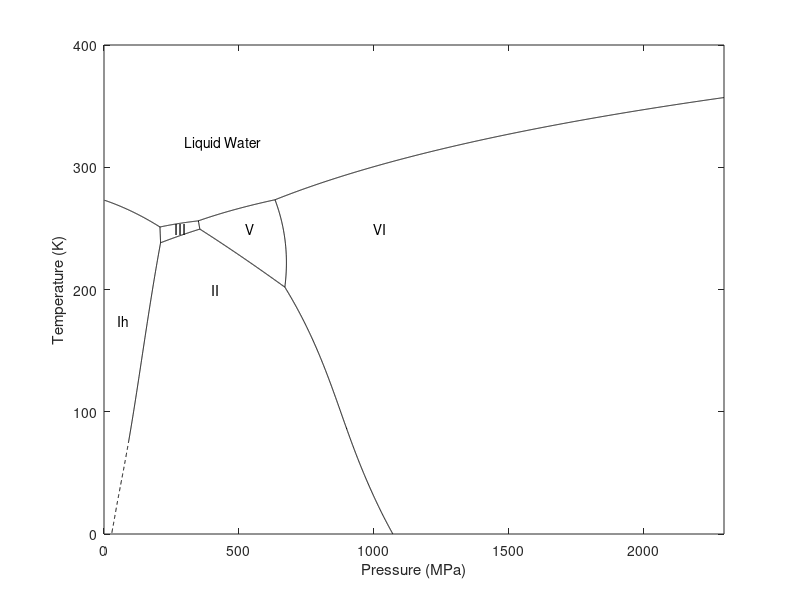

The MATLAB script that drew this image:
function SF_WPD
%Clinton & Journaux, 2020 
    %This function generates the SeaFreeze Water Phase Diagram. It is calculated
    %by minimizing the differences of Gibbs energy and taking a zero contour. To call the diagram, type:
    %SF_WPD.
    %The data is saved to reduce computing time. See SF_PhaseLines.m for data
    %calculations. 
%Data stored in SeaFreeze WPD.mat
load('WPD','-mat', 'Solid_Solid', 'Melt_Line') 

%Plot Data 
plot(Melt_Line.TP_Ih_water1(2,:),Melt_Line.TP_Ih_water1(1,:),'k-')
hold on
plot(Solid_Solid.TP_Ih_II(2,1:209), Solid_Solid.TP_Ih_II(1,1:209), 'k--');
hold on
plot(Solid_Solid.TP_Ih_II(2,209:656), Solid_Solid.TP_Ih_II(1,209:656),'k-');
hold on
plot(Solid_Solid.TP_Ih_III(2,:), Solid_Solid.TP_Ih_III(1,:),'k-');
hold on
plot(Solid_Solid.TP_II_III(2,:), Solid_Solid.TP_II_III(1,:),'k-');
hold on
plot(Solid_Solid.TP_II_V(2,:), Solid_Solid.TP_II_V(1,:),'k-');
hold on
plot(Solid_Solid.TP_II_VI(2,:), Solid_Solid.TP_II_VI(1,:),'k-');
hold on
plot(Solid_Solid.TP_III_V(2,1:19), Solid_Solid.TP_III_V(1,:),'k-');
hold on
plot(Melt_Line.TP_III_water1(2,:), Melt_Line.TP_III_water1(1,:),'k-');
hold on
plot(Melt_Line.TP_V_water1(2,:), Melt_Line.TP_V_water1(1,:),'k-');
hold on
plot(Melt_Line.TP_VI_water1(2,:), Melt_Line.TP_VI_water1(1,:),'k-');
hold on
plot(Solid_Solid.TP_V_VI(2,:), Solid_Solid.TP_V_VI(1,:),'k-');

%Add Text
text(50,175,'Ih')
text(300,320, 'Liquid Water')
text(400,200,'II') 
text(260,250, 'III')
text(525,250, 'V')
text(1000,250,'VI')
xlabel('Pressure (MPa)')
ylabel('Temperature (K)') 

Tbound=[0 400];
Pbound=[0 2300];

ylim(Tbound)
xlim(Pbound)